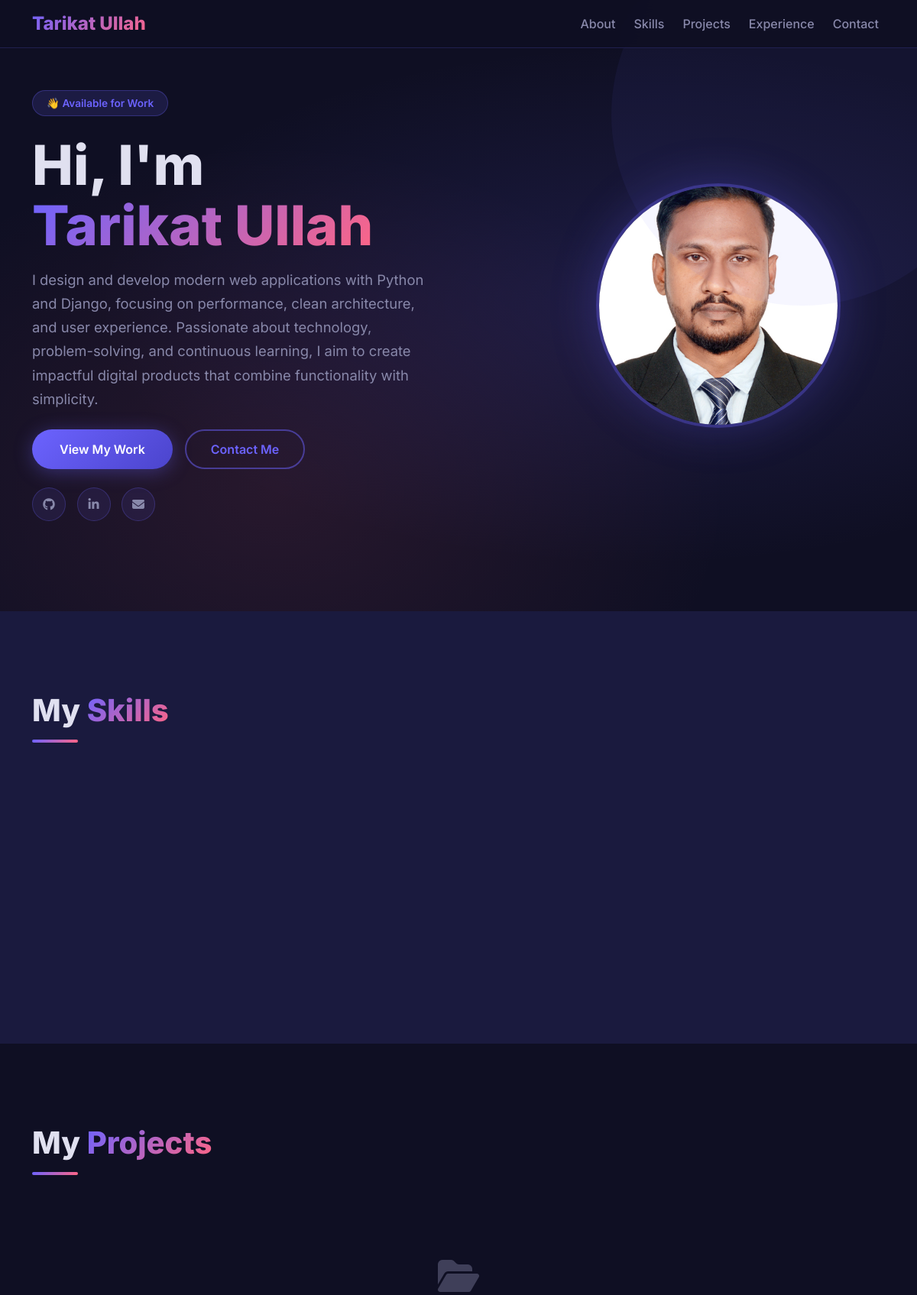
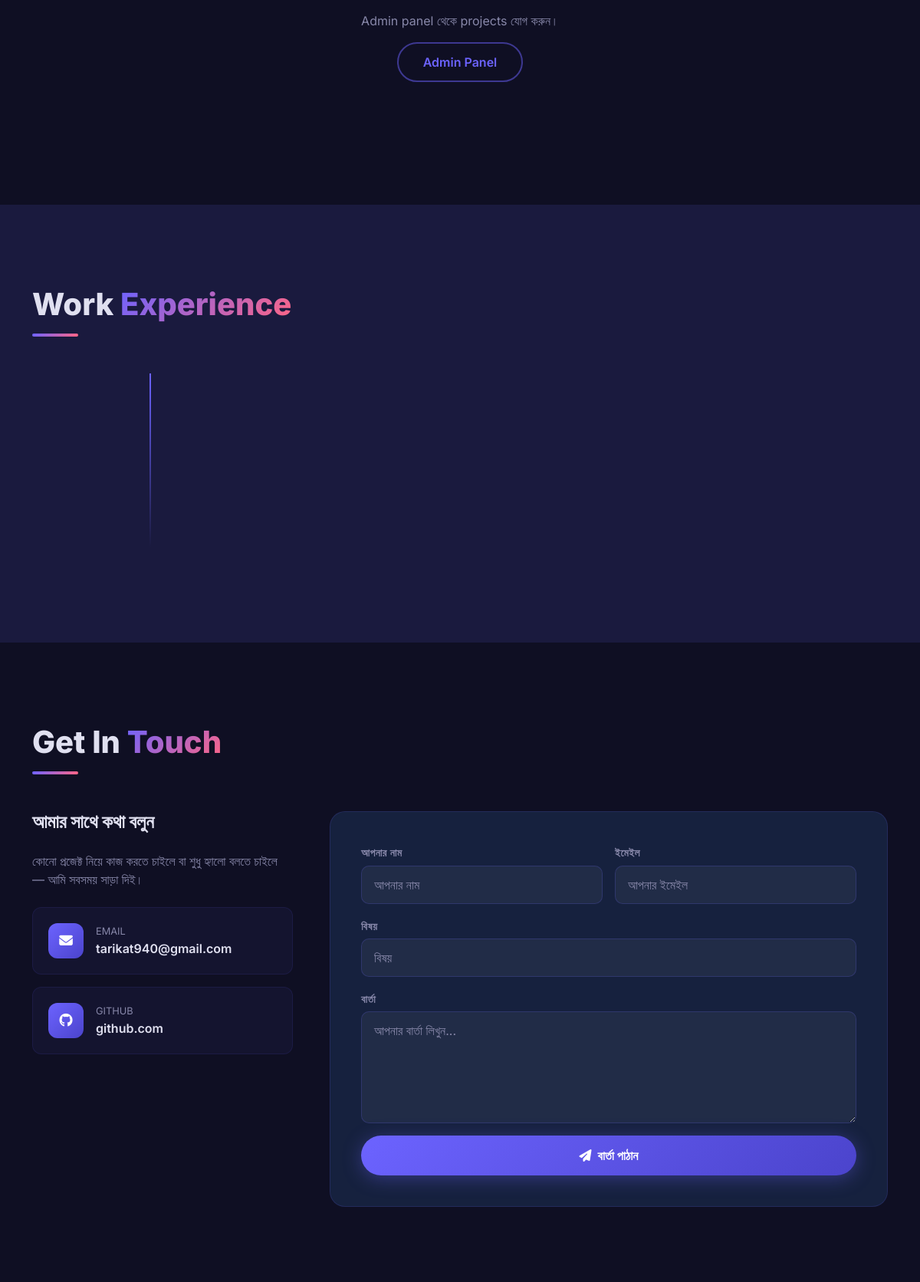
The page / (upper part) on the database its author committed (2 pictures, top to bottom).
### main/models.py (models this page shows, shortened)
class Profile(models.Model):
    name = models.CharField(max_length=200)
    tagline = models.CharField(max_length=300)
    bio = models.TextField()
    email = models.EmailField()
    github = models.URLField(blank=True)
    linkedin = models.URLField(blank=True)
    twitter = models.URLField(blank=True)
    profile_image = models.ImageField(upload_to='profile/', blank=True, null=True)
    class Meta:
        verbose_name_plural = 'Profiles'

### main/views.py (the view)
# urls.py: path('', views.home, name='home'),
def home(request):
    profile = Profile.objects.first()
    skills = Skill.objects.all()
    projects = Project.objects.all()
    experiences = Experience.objects.all()
    skill_categories = {}
    for skill in skills:
        cat = skill.get_category_display()
        if cat not in skill_categories:
            skill_categories[cat] = []
        skill_categories[cat].append(skill)
    if request.method == 'POST':
        form = ContactForm(request.POST)
        if form.is_valid():
            form.save()
            messages.success(request, 'আপনার বার্তা পাঠানো হয়েছে! ধন্যবাদ।')
            return redirect('home')
    else:
        form = ContactForm()
    context = {
        'profile': profile,
        'skill_categories': skill_categories,
        'projects': projects,
        'experiences': experiences,
        'form': form,
    }
    return render(request, 'main/home.html', context)

### main/forms.py
class ContactForm(forms.ModelForm):
    class Meta:
        model = ContactMessage
        fields = ['name', 'email', 'subject', 'message']
        widgets = {
            'name': forms.TextInput(attrs={
                'class': 'form-control',
                'placeholder': 'আপনার নাম',
            }),
            'email': forms.EmailInput(attrs={
                'class': 'form-control',
                'placeholder': 'আপনার ইমেইল',
            }),
            'subject': forms.TextInput(attrs={
                'class': 'form-control',
                'placeholder': 'বিষয়',
            }),
            'message': forms.Textarea(attrs={
                'class': 'form-control',
                'placeholder': 'আপনার বার্তা লিখুন...',
                'rows': 5,
            }),
        }

### main/templates/main/home.html (shortened to what this page needs)
<!DOCTYPE html>
<html lang="bn">
<head>
    <link href="https://cdn.jsdelivr.net/npm/bootstrap@5.3.3/dist/css/bootstrap.min.css" rel="stylesheet">
    <link href="https://cdnjs.cloudflare.com/ajax/libs/font-awesome/6.5.0/css/all.min.css" rel="stylesheet">
</head>
<body>
<nav class="navbar navbar-expand-lg fixed-top">
    <div class="container">
        <a class="navbar-brand" href="#">
            {% if profile %}{{ profile.name|truncatechars:15 }}{% else %}Portfolio{% endif %}
        </a>
        <div class="collapse navbar-collapse" id="navMenu">
            <ul class="navbar-nav ms-auto gap-2">
                <li class="nav-item"><a class="nav-link" href="#about">About</a></li>
                <li class="nav-item"><a class="nav-link" href="#skills">Skills</a></li>
                <li class="nav-item"><a class="nav-link" href="#projects">Projects</a></li>
                <li class="nav-item"><a class="nav-link" href="#experience">Experience</a></li>
                <li class="nav-item"><a class="nav-link" href="#contact">Contact</a></li>
            </ul>
        </div>
    </div>
</nav>
<section class="hero" id="about">
    <div class="container">
        <div class="row align-items-center g-5">
            <div class="col-lg-7">
                <div class="hero-badge">👋 Available for Work</div>
                <h1>
                    Hi, I'm<br>
                    <span>{% if profile %}{{ profile.name }}{% else %}Your Name{% endif %}</span>
                </h1>
                <p class="mb-4">
                    {% if profile %}{{ profile.bio }}{% else %}A passionate developer who loves building beautiful, functional web applications.{% endif %}
                </p>
                <div class="d-flex flex-wrap gap-3 mb-4">
                    <a href="#projects" class="btn-primary-custom">View My Work</a>
                    <a href="#contact" class="btn-outline-custom">Contact Me</a>
                </div>
                <div class="social-links">
                    {% if profile.github %}
                    <a href="{{ profile.github }}" target="_blank"><i class="fab fa-github"></i></a>
                    {% endif %}
                    {% if profile.linkedin %}
                    <a href="{{ profile.linkedin }}" target="_blank"><i class="fab fa-linkedin-in"></i></a>
                    {% endif %}
                    {% if profile.email %}
                    <a href="mailto:{{ profile.email }}"><i class="fas fa-envelope"></i></a>
                    {% endif %}
                </div>
            </div>
            <div class="col-lg-5 text-center">
                {% if profile and profile.profile_image %}
                <img src="{{ profile.profile_image.url }}" class="hero-avatar" alt="{{ profile.name }}">
                {% else %}
                <div class="avatar-placeholder mx-auto">
                    👨‍💻
                </div>
                {% endif %}
            </div>
        </div>
    </div>
</section>
<section class="section skills-section" id="skills">
    <div class="container">
        <div class="section-title">My <span>Skills</span></div>
        <div class="section-line"></div>
        {% if skill_categories %}
        <div class="row g-4">
            {% for category, skills in skill_categories.items %}
            <div class="col-md-6 col-lg-4">
            </div>
            {% endfor %}
        </div>
        {% else %}
        <div class="empty-section">
            <i class="fas fa-code"></i>
            <p>Admin panel থেকে skills যোগ করুন।</p>
            <a href="/admin/" class="btn-outline-custom">Admin Panel</a>
        </div>
        {% endif %}
    </div>
</section>
<section class="section" id="projects">
    <div class="container">
        <div class="section-title">My <span>Projects</span></div>
        <div class="section-line"></div>
        {% if projects %}
        <div class="row g-4">
            {% for project in projects %}
            <div class="col-md-6 col-lg-4">
                <div class="project-card">
                    {% if project.image %}
                    <img src="{{ project.image.url }}" alt="{{ project.title }}">
                    {% else %}
                    <div class="project-img-placeholder">🚀</div>
                    {% endif %}
                    <div class="project-body">
                        <h5>{{ project.title }}</h5>
                        <p>{{ project.description|truncatewords:20 }}</p>
                        <div class="mb-3">
                            {% for tech in project.tech_list %}
                            <span class="tech-badge">{{ tech }}</span>
                            {% endfor %}
                        </div>
                        <div class="project-links">
                            {% if project.github_url %}
                            <a href="{{ project.github_url }}" target="_blank">
                                <i class="fab fa-github me-1"></i>Code
                            </a>
                            {% endif %}
                            {% if project.live_url %}
                            <a href="{{ project.live_url }}" target="_blank">
                                <i class="fas fa-external-link-alt me-1"></i>Live Demo
                            </a>
                            {% endif %}
                        </div>
                    </div>
                </div>
            </div>
            {% endfor %}
        </div>
        {% else %}
        <div class="empty-section">
            <i class="fas fa-folder-open"></i>
            <p>Admin panel থেকে projects যোগ করুন।</p>
            <a href="/admin/" class="btn-outline-custom">Admin Panel</a>
        </div>
        {% endif %}
    </div>
</section>
<section class="section experience-section" id="experience">
    <div class="container">
        <div class="section-title">Work <span>Experience</span></div>
        <div class="section-line"></div>
        {% if experiences %}
        <div class="row">
            <div class="col-lg-9 mx-auto">
                <div class="timeline">
                </div>
            </div>
        </div>
        {% else %}
        <div class="empty-section">
            <i class="fas fa-briefcase"></i>
            <p>Admin panel থেকে experience যোগ করুন।</p>
            <a href="/admin/" class="btn-outline-custom">Admin Panel</a>
        </div>
        {% endif %}
    </div>
</section>
<section class="section" id="contact">
    <div class="container">
        <div class="section-title">Get In <span>Touch</span></div>
        <div class="section-line"></div>
        <div class="row g-5">
            <div class="col-lg-4">
                <h4 class="fw-bold mb-4">আমার সাথে কথা বলুন</h4>
                <p class="mb-4" style="color:var(--muted)">কোনো প্রজেক্ট নিয়ে কাজ করতে চাইলে বা শুধু হ্যালো বলতে চাইলে — আমি সবসময় সাড়া দিই।</p>
                {% if profile.email %}
                <div class="contact-info-item">
                    <div class="contact-icon"><i class="fas fa-envelope"></i></div>
                    <div>
                        <div style="font-size:0.8rem;color:var(--muted)">EMAIL</div>
                        <div style="font-weight:600">{{ profile.email }}</div>
                    </div>
                </div>
                {% endif %}
                {% if profile.github %}
                <div class="contact-info-item">
                    <div class="contact-icon"><i class="fab fa-github"></i></div>
                    <div>
                        <div style="font-size:0.8rem;color:var(--muted)">GITHUB</div>
                        <div style="font-weight:600">github.com</div>
                    </div>
                </div>
                {% endif %}
            </div>
            <div class="col-lg-8">
                <div class="contact-card">
                    <form method="POST" action="#contact">
                        <div class="row g-3">
                            <div class="col-md-6">
                                <label class="form-label">আপনার নাম</label>
                                {{ form.name }}
                            </div>
                            <div class="col-md-6">
                                <label class="form-label">ইমেইল</label>
                                {{ form.email }}
                            </div>
                            <div class="col-12">
                                <label class="form-label">বিষয়</label>
                                {{ form.subject }}
                            </div>
                            <div class="col-12">
                                <label class="form-label">বার্তা</label>
                                {{ form.message }}
                            </div>
                            <div class="col-12">
                                <button type="submit" class="btn-primary-custom w-100" style="cursor:pointer">
                                    <i class="fas fa-paper-plane me-2"></i>বার্তা পাঠান
                                </button>
                            </div>
                        </div>
                    </form>
                </div>
            </div>
        </div>
    </div>
</section>
</body>
</html>

### rows shown on the page
Profile: name "Tarikat Ullah", bio "I design and develop modern web applications with Python and Django, focusing on performance, clean architecture, and user experience. Passionate about technology, problem-solving, and continuous learning, I aim to create impactful digital products that combine functionality with simplicity.", profile_image (picture), email "tarikat940@gmail.com"
